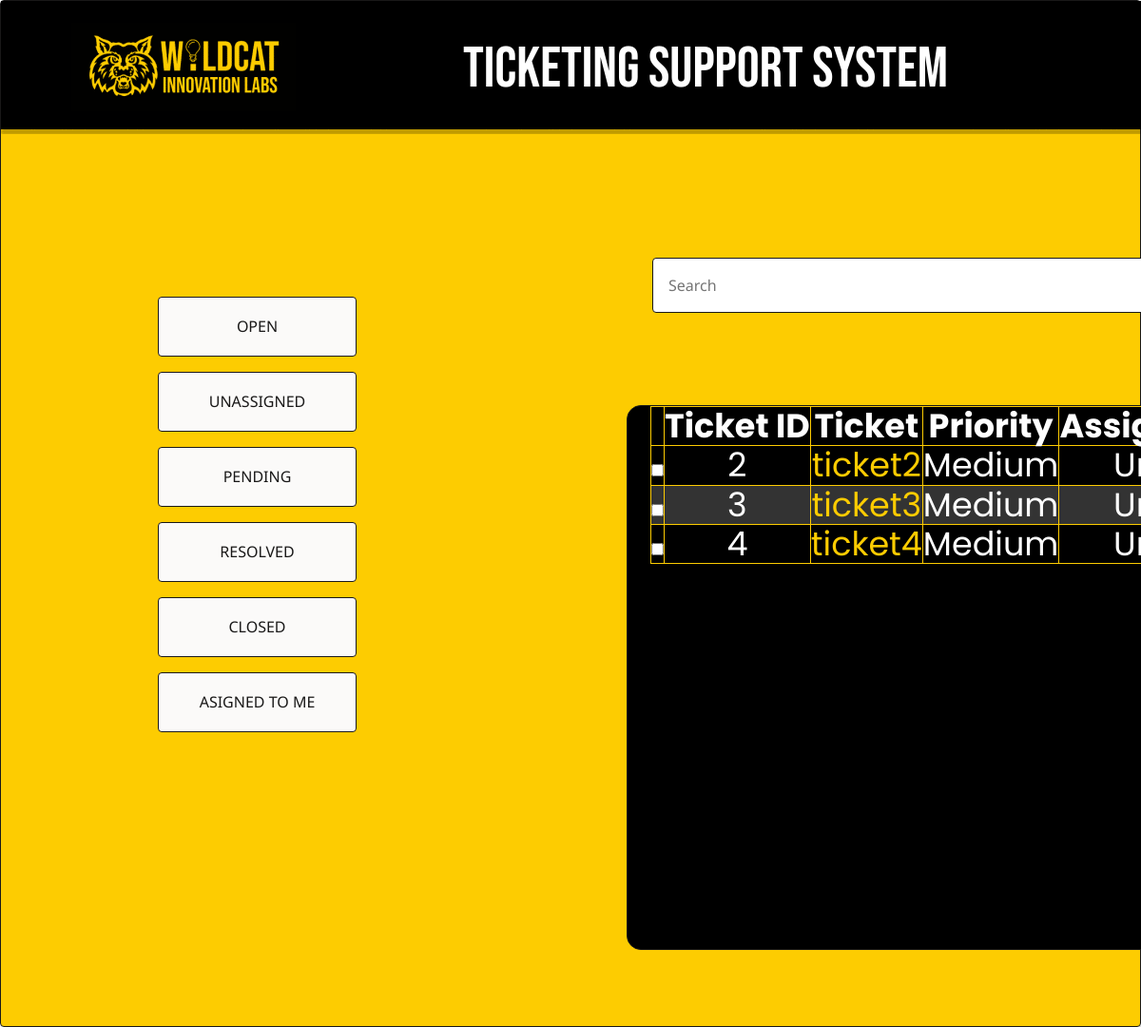
The page /unassigned_tickets/ (signed in) on the database as committed earlier.
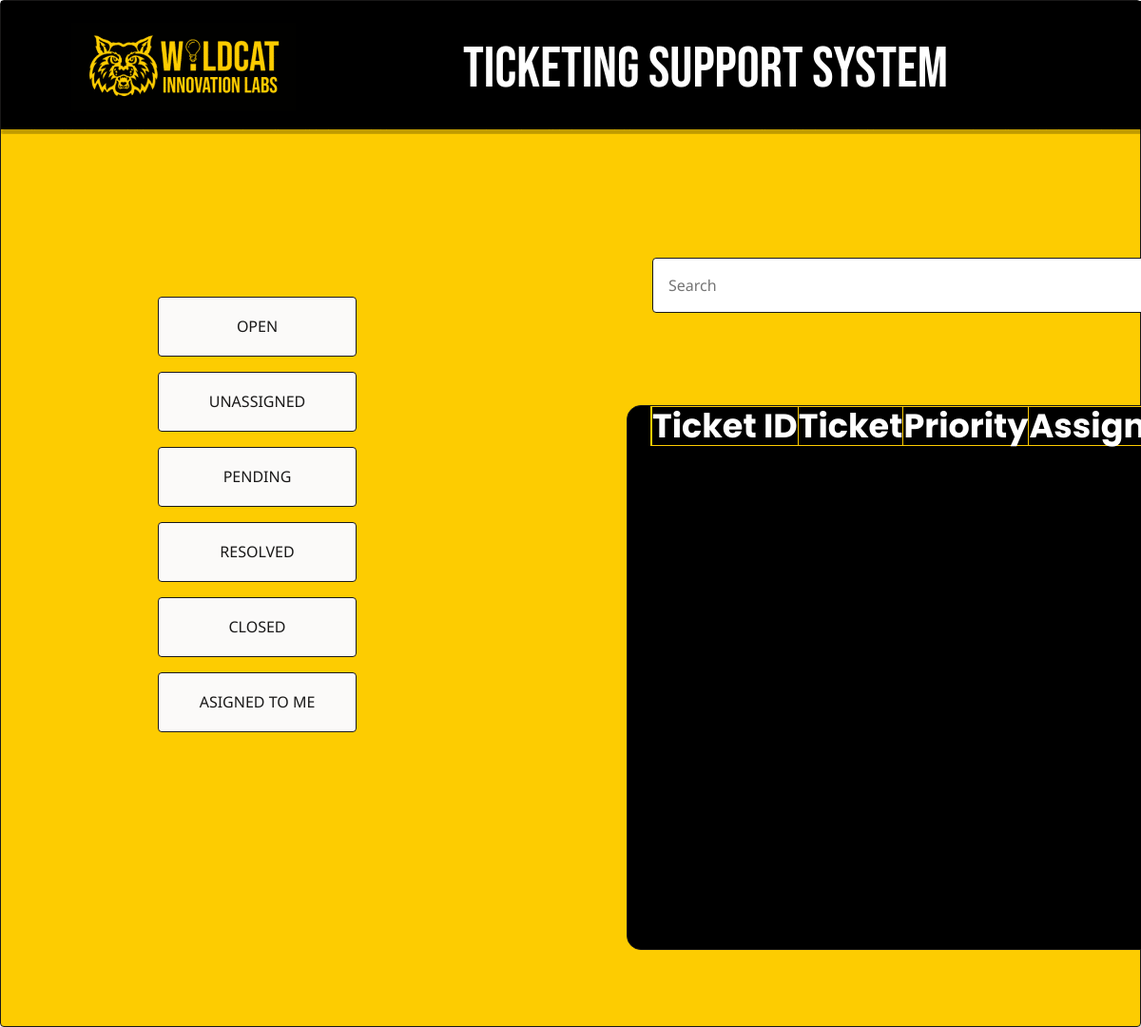
The same page on the database as committed later.
### support/models.py (models this page shows, shortened)
class SupportTicket(models.Model):
    ticket_id = models.AutoField(primary_key=True)
    LOW = 'Low'
    MEDIUM = 'Medium'
    HIGH = 'High'
    PRIORITY_CHOICES = [
        (LOW, 'Low'),
        (MEDIUM, 'Medium'),
        (HIGH, 'High'),
    ]
    ELECTRICAL = 'Electrical'
    IT = 'IT'
    FACILITIES = 'Facilities'
    OTHER = 'Other'
    CATEGORY_CHOICES = [
        (ELECTRICAL, 'Electrical'),
        (IT, 'IT'),
        (FACILITIES, 'Facilities'),
        (OTHER, 'Other'),
    ]
    title = models.CharField(max_length=100)
    description = models.TextField()
    status = models.CharField(max_length=20, choices=[
        ('Open', 'Open'),
        ('InProgress', 'InProgress'),
        ('Resolved', 'Resolved'),
        ('Closed', 'Closed'),
    ])
    priority = models.CharField(max_length=10, choices=PRIORITY_CHOICES, default=LOW)
    category = models.CharField(max_length=20, choices=CATEGORY_CHOICES, default=OTHER)
    created_by = models.ForeignKey(User, related_name='tickets_created', on_delete=models.CASCADE)
    assigned_to = models.ForeignKey(User, related_name='tickets_assigned', on_delete=models.SET_NULL, null=True, blank=True)
    created_date = models.DateTimeField(auto_now_add=True)

### support/views.py (the view)
# urls.py: path('unassigned_tickets/', views.unassigned_tickets, name='unassigned_tickets'),
@login_required
def unassigned_tickets(request):
    if request.user.is_superuser:
        unassigned_tickets = SupportTicket.objects.filter(assigned_to__isnull=True)
    else:
        unassigned_tickets = SupportTicket.objects.filter(assigned_to__isnull=True, created_by=request.user)
    return render(request, 'support/unassigned_tickets.html', {'tickets': unassigned_tickets})

### support/templates/support/unassigned_tickets.html (shortened to what this page needs)
{% load static %}
<!DOCTYPE html>
<html lang="english">
<head>
  <link
    rel="stylesheet"
    href="https://unpkg.com/animate.css@4.1.1/animate.css"
  />
  <link
    rel="stylesheet"
    href="https://unpkg.com/@teleporthq/teleport-custom-scripts/dist/style.css"
  />
  <link rel="stylesheet" href="{% static 'support/style3.css' %}">
  <link rel="stylesheet" href="{% static 'support/dashboard1.css' %}">
</head>
<body>
<link rel="stylesheet" href="{% static 'support/style3.css' %}" />
<div>
  <link rel="stylesheet" href="{% static 'support/dashboard1.css' %}" />
  <div class="dashboard-container">
    <div class="dashboard-login-page">
      <div class="dashboard-rectangle1">
        <div class="dashboard-options">
            <button
            type="button"
            id="openbutton"
            name="openbutton"
            class="dashboard-button button"
            onclick="location.href='{% url 'open_tickets' %}';"
          >
            OPEN
          </button>
          <button
            type="button"
            id="unsassignedbutton"
            name="unsassignedbutton"
            class="dashboard-button1 button"
            onclick="location.href='{% url 'unassigned_tickets' %}';"
          >
            UNASSIGNED
          </button>
            <button type="button"
            class="dashboard-button2 button"
            onclick="location.href='{% url 'in_progress_tickets' %}';">
            PENDING
        </button>
        <button
          type="button"
          id="resolvedbutton"
          name="resolvedbutton"
          class="dashboard-button3 button"
          onclick="location.href='{% url 'resolved_tickets' %}';"
        >
          RESOLVED
        </button>
        <button
          type="button"
          id="closedbutton"
          name="closedbutton"
          class="dashboard-button4 button"
          onclick="location.href='{% url 'closed_tickets' %}';"
        >
          CLOSED
        </button>
        <button
          type="button"
          id="assignedtobutton"
          name="assignedtobutton"
          class="dashboard-button6 button"
          onclick="location.href='{% url 'assigned_to_me' %}';"
        >
          ASIGNED TO ME
        </button>
      </div>
      <input
        type="text"
        placeholder="Search"
        class="dashboard-textinput input"
      />
      <form id="delete-tickets-form" method="POST" action="{% url 'delete_tickets' %}">
        <ul id="tickets table" class="dashboard-ul list">
            <table class="tickets-table scrollable-table">
              <thead>
                <tr>
                  <th></th>
                  <th>Ticket ID</th>
                  <th>Ticket</th>
                  <th>Priority</th>
                  <th>Assigned Support</th>
                </tr>
              </thead>
              <tbody>
                {% for ticket in tickets %}
                <tr>
                  <td><input type="checkbox" name="ticket_id" value="{{ ticket.ticket_id }}"></td>
                  <td>{{ ticket.ticket_id }}</td>
                  <td><a href=" {% url 'view_ticket' ticket.ticket_id %} ">{{ ticket.title }}</a>  {{ ticket.status.name }}</td>
                  <td>{{ ticket.get_priority_display }}</td>
                  <td>
                    {% if ticket.assigned_to %}
                        {{ ticket.assigned_to.username }}
                    {% else %}
                        Unassigned
                    {% endif %}
                  </td>
                </tr>
                {% endfor %}
              </tbody>
            </table>
          </ul>
      </form>
      <div class="dashboard-navigation-bar">
        <div class="dashboard-rectangle2">
          <img
            src="{% static 'img/image2425-rrom-200h.png'%}"
            alt="image2425"
            class="dashboard-image2"
          />
          <span class="dashboard-text2">TICKETING SUPPORT SYSTEM</span>
        </div>
      </div>
    </div>
  </div>
</div>
</div>
</body>
</html>

### support/static/support/style3.css (style rules this page uses)
:root { --dl-size-size-large: 144px; --dl-size-size-small: 48px; --dl-size-size-medium: 96px; --dl-size-size-xlarge: 192px; --dl-size-size-xsmall: 16px; --dl-space-space-unit: 16px; --dl-size-size-xxlarge: 288px; --dl-size-size-maxwidth: 1400px; --dl-color-theme-accent1: #F3E8E2; --dl-color-theme-accent2: #D8BFAF; --dl-radius-radius-round: 50%; --dl-color-theme-primary1: #D1510A; --dl-color-theme-primary2: #923A06; --dl-space-space-halfunit: 8px; --dl-space-space-sixunits: 96px; --dl-space-space-twounits: 32px; --dl-radius-radius-radius2: 2px; --dl-radius-radius-radius4: 4px; --dl-radius-radius-radius8: 8px; --dl-space-space-fiveunits: 80px; --dl-space-space-fourunits: 64px; --dl-color-theme-secondary1: #F3E8E2; --dl-color-theme-secondary2: #E0D1CB; --dl-space-space-threeunits: 48px; --dl-color-theme-neutral-dark: #191818; --dl-radius-radius-cardradius: 8px; --dl-color-theme-neutral-light: #FBFAF9; --dl-radius-radius-imageradius: 8px; --dl-radius-radius-inputradius: 24px; --dl-radius-radius-buttonradius: 24px; --dl-space-space-oneandhalfunits: 24px; }
.button { color: var(--dl-color-theme-neutral-dark); display: inline-block; padding: 0.5rem 1rem; border-color: var(--dl-color-theme-neutral-dark); border-width: 1px; border-radius: 4px; background-color: var(--dl-color-theme-neutral-light); }
.input { color: var(--dl-color-theme-neutral-dark); cursor: auto; padding: 0.5rem 1rem; border-color: var(--dl-color-theme-neutral-dark); border-width: 1px; border-radius: 4px; background-color: var(--dl-color-theme-neutral-light); }
.list { width: 100%; margin: 1em 0px 1em 0px; display: block; padding: 0px 0px 0px 1.5rem; list-style-type: none; list-style-position: outside; }

### support/templates/support/unassigned_tickets.html (style rules this page uses)
html { line-height: 1.15; }
body { margin: 0; }
* { box-sizing: border-box; border-width: 0; border-style: solid; }
p,li,ul,pre,div,h1,h2,h3,h4,h5,h6,figure,blockquote,figcaption { margin: 0; padding: 0; }
button { background-color: transparent; }
button,input,optgroup,select,textarea { font-family: inherit; font-size: 100%; line-height: 1.15; margin: 0; }
button,select { text-transform: none; }
button,[type="button"],[type="reset"],[type="submit"] { -webkit-appearance: button; }
input { padding: 2px 4px; }
img { display: block; }
html { scroll-behavior: smooth }
html { font-family: Noto Sans; font-size: 16px; }
body { font-weight: 400; font-style:normal; text-decoration: none; text-transform: none; letter-spacing: normal; line-height: 1.15; color: var(--dl-color-theme-neutral-dark); background-color: var(--dl-color-theme-neutral-light); fill: var(--dl-color-theme-neutral-dark); }

Rows that differ between the two databases and show on the page:
no longer on this page (row edited): SupportTicket: ticket_id "2", title "ticket2", priority "Medium", shows "Unassigned"
removed SupportTicket: ticket_id "3", title "ticket3", priority "Medium", shows "Unassigned"
removed SupportTicket: ticket_id "4", title "ticket4", priority "Medium", shows "Unassigned"
